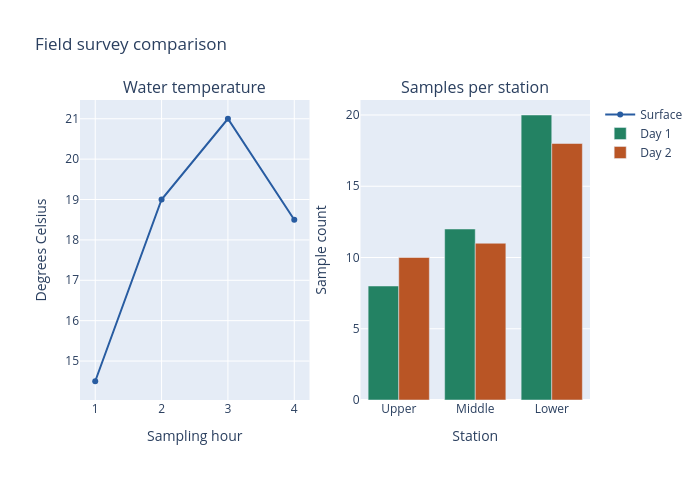

Notebook source saved alongside this figure:
### Code cell
import plotly.graph_objects as go
from plotly.subplots import make_subplots

fig = make_subplots(rows=1, cols=2, subplot_titles=("Water temperature", "Samples per station"))
fig.add_trace(go.Scatter(x=[1, 2, 3, 4], y=[14.5, 19.0, 21.0, 18.5],
                         name="Surface", mode="lines+markers",
                         line=dict(color="#285ca1")), row=1, col=1)
fig.add_trace(go.Bar(x=["Upper", "Middle", "Lower"], y=[8, 12, 20], name="Day 1",
                     marker_color="#238263"), row=1, col=2)
fig.add_trace(go.Bar(x=["Upper", "Middle", "Lower"], y=[10, 11, 18], name="Day 2",
                     marker_color="#b95525"), row=1, col=2)
fig.update_xaxes(title_text="Sampling hour", row=1, col=1)
fig.update_yaxes(title_text="Degrees Celsius", row=1, col=1)
fig.update_xaxes(title_text="Station", row=1, col=2)
fig.update_yaxes(title_text="Sample count", row=1, col=2)
fig.update_layout(title_text="Field survey comparison", width=700, height=480, barmode="group")
fig.show()

### Figure 1 — Plotly figure (JSON) as saved in the notebook; plotly's stock layout.template omitted (floating-point values rounded to 4 significant figures)
{"data": [{"line": {"color": "#285ca1"}, "mode": "lines+markers", "name": "Surface", "type": "scatter", "x": [1, 2, 3, 4], "xaxis": "x", "y": [14.5, 19.0, 21.0, 18.5], "yaxis": "y"}, {"marker": {"color": "#238263"}, "name": "Day 1", "type": "bar", "x": ["Upper", "Middle", "Lower"], "xaxis": "x2", "y": [8, 12, 20], "yaxis": "y2"}, {"marker": {"color": "#b95525"}, "name": "Day 2", "type": "bar", "x": ["Upper", "Middle", "Lower"], "xaxis": "x2", "y": [10, 11, 18], "yaxis": "y2"}], "layout": {"annotations": [{"font": {"size": 16}, "showarrow": false, "text": "Water temperature", "x": 0.225, "xanchor": "center", "xref": "paper", "y": 1.0, "yanchor": "bottom", "yref": "paper"}, {"font": {"size": 16}, "showarrow": false, "text": "Samples per station", "x": 0.775, "xanchor": "center", "xref": "paper", "y": 1.0, "yanchor": "bottom", "yref": "paper"}], "barmode": "group", "height": 480, "title": {"text": "Field survey comparison"}, "width": 700, "xaxis": {"anchor": "y", "domain": [0.0, 0.45], "title": {"text": "Sampling hour"}}, "xaxis2": {"anchor": "y2", "domain": [0.55, 1.0], "title": {"text": "Station"}}, "yaxis": {"anchor": "x", "domain": [0.0, 1.0], "title": {"text": "Degrees Celsius"}}, "yaxis2": {"anchor": "x2", "domain": [0.0, 1.0], "title": {"text": "Sample count"}}}}
